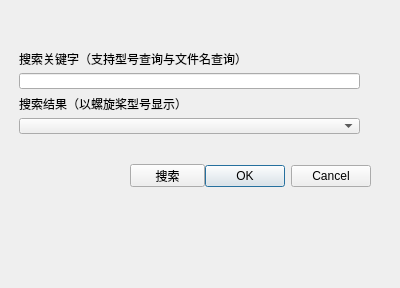
<?xml version="1.0" encoding="UTF-8"?>
<ui version="4.0">
 <class>findProp</class>
 <widget class="QDialog" name="findProp">
  <property name="geometry">
   <rect>
    <x>0</x>
    <y>0</y>
    <width>400</width>
    <height>288</height>
   </rect>
  </property>
  <property name="windowTitle">
   <string>Dialog</string>
  </property>
  <widget class="QDialogButtonBox" name="buttonBox">
   <property name="geometry">
    <rect>
     <x>30</x>
     <y>160</y>
     <width>341</width>
     <height>32</height>
    </rect>
   </property>
   <property name="orientation">
    <enum>Qt::Horizontal</enum>
   </property>
   <property name="standardButtons">
    <set>QDialogButtonBox::Cancel|QDialogButtonBox::Ok</set>
   </property>
  </widget>
  <widget class="QWidget" name="verticalLayoutWidget">
   <property name="geometry">
    <rect>
     <x>19</x>
     <y>50</y>
     <width>341</width>
     <height>84</height>
    </rect>
   </property>
   <layout class="QVBoxLayout" name="verticalLayout">
    <item>
     <widget class="QLabel" name="label_2">
      <property name="text">
       <string>搜索关键字（支持型号查询与文件名查询）</string>
      </property>
     </widget>
    </item>
    <item>
     <widget class="QLineEdit" name="keyInput"/>
    </item>
    <item>
     <widget class="QLabel" name="label">
      <property name="text">
       <string>搜索结果（以螺旋桨型号显示）</string>
      </property>
     </widget>
    </item>
    <item>
     <widget class="QComboBox" name="resBox"/>
    </item>
   </layout>
  </widget>
  <widget class="QPushButton" name="searchButton">
   <property name="geometry">
    <rect>
     <x>130</x>
     <y>164</y>
     <width>75</width>
     <height>23</height>
    </rect>
   </property>
   <property name="text">
    <string>搜索</string>
   </property>
  </widget>
 </widget>
 <resources/>
 <connections>
  <connection>
   <sender>buttonBox</sender>
   <signal>accepted()</signal>
   <receiver>findProp</receiver>
   <slot>accept()</slot>
   <hints>
    <hint type="sourcelabel">
     <x>248</x>
     <y>254</y>
    </hint>
    <hint type="destinationlabel">
     <x>157</x>
     <y>274</y>
    </hint>
   </hints>
  </connection>
  <connection>
   <sender>buttonBox</sender>
   <signal>rejected()</signal>
   <receiver>findProp</receiver>
   <slot>reject()</slot>
   <hints>
    <hint type="sourcelabel">
     <x>316</x>
     <y>260</y>
    </hint>
    <hint type="destinationlabel">
     <x>286</x>
     <y>274</y>
    </hint>
   </hints>
  </connection>
 </connections>
</ui>
